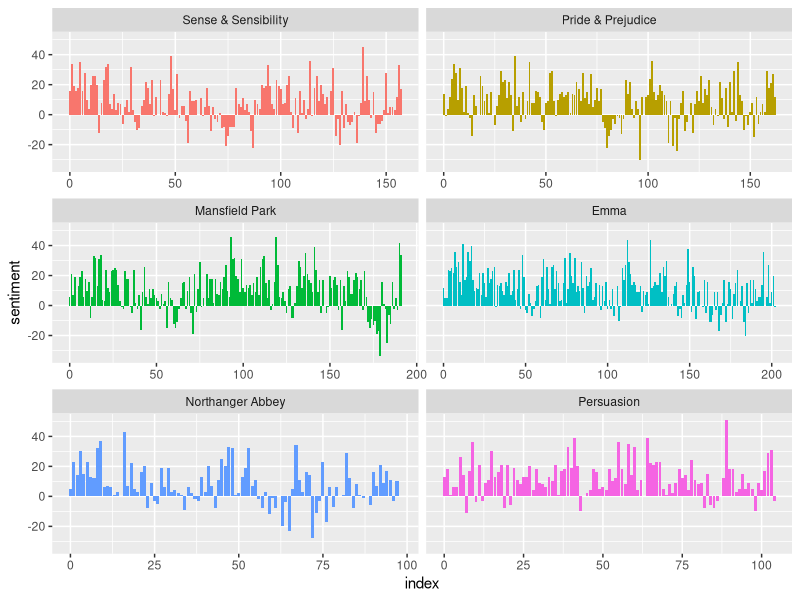

Here is the R script that generated this plot:
library(tidyr)
library(tidytext)
library(janeaustenr)
library(dplyr)
library(stringr)
library(ggplot2)

# load text of Jane Austen's books
tidy_books <- austen_books() %>% # Load library with several Jane Austen book which contains two columns 'name of book' and 'line'
  group_by(book) %>%
  mutate(
    linenumber = row_number(), # Create variable counting linenumber
    chapter = cumsum(str_detect(text, # Create variable detecting association to chapter
                                regex("^chapter [\\divxlc]",
                                      ignore_case = TRUE)))) %>%
  ungroup() %>%
  unnest_tokens(word, text) # Split column 'text' into tokens in column 'word', flattening the table into one-token-per-row


# load dictionary assign sentiment (positive/negative) to each word
get_sentiments("bing") # Get specific sentiment lexicons in a tidy format

# count most frequently occuring positive words
sentiments <- get_sentiments("bing") %>%
  filter(sentiment=="positive") # Filter for only positive sentiments

tidy_books %>%
  filter(book == "Emma") %>%
  inner_join(sentiments) %>% # select only 'positive' words from book 'Emma'
  count(word, sort = TRUE) # count occurrences of 'positive' words


# --------- dictionary method to assign sentiment to document

# document: 80-line section of text within a book
# assign sentiment score to each 80-line section by
# - counting number of positive words
# - counting number of negative words
# - take difference

jane_austen_sentiment <- tidy_books %>%
  inner_join(get_sentiments("bing")) %>%
  count(book, index = linenumber %/% 80, sentiment) %>%
  pivot_wider(names_from = sentiment, values_from = n, values_fill = 0) %>% 
  mutate(sentiment = positive - negative)

# plot sentiment scores across plot trajectories
ggplot(jane_austen_sentiment, aes(index, sentiment, fill = book)) +
  geom_col(show.legend = FALSE) +
  facet_wrap(~book, ncol = 2, scales = "free_x")
